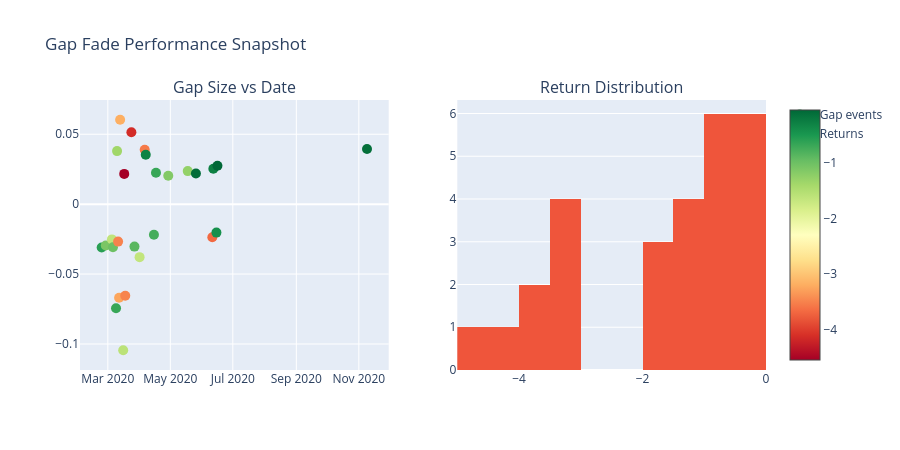

The notebook cell saved with this chart:
### Markdown cell above
## Step 6: Visualize Gaps and Returns

Scatter gaps over time (color = P&L) and display the return distribution. Save under `graphs/gap_fade_signals.html` like the other demos.

### Code cell
graphs_dir = Path("graphs")
graphs_dir.mkdir(exist_ok=True)

if signals_df.empty:
    print("No gap trades were generated; skipping plot export.")
else:
    fig = make_subplots(rows=1, cols=2, subplot_titles=(
        "Gap Size vs Date",
        "Return Distribution"
    ))

    fig.add_trace(
        go.Scatter(
            x=signals_df["date"],
            y=signals_df["gap_pct"],
            mode="markers",
            marker=dict(
                size=10,
                color=signals_df["return_pct"],
                colorscale="RdYlGn",
                showscale=True,
            ),
            text=[f"{d}: {ret:.2f}%" for d, ret in zip(signals_df["direction"], signals_df["return_pct"])],
            name="Gap events",
        ),
        row=1,
        col=1,
    )

    fig.add_trace(
        go.Histogram(x=signals_df["return_pct"], nbinsx=20, name="Returns"),
        row=1,
        col=2,
    )

    fig.update_layout(height=450, title="Gap Fade Performance Snapshot")
    output_path = graphs_dir / "gap_fade_signals.html"
    fig.write_html(output_path)
    fig.show()
    print(f"Saved interactive figure to {output_path}")

### Figure 1 — Plotly figure (JSON) as saved in the notebook; plotly's stock layout.template omitted (floating-point values rounded to 4 significant figures)
{"data": [{"marker": {"color": [-0.588, -1.095, -1.63, -0.9961, -0.672, -1.363, -3.498, -3.25, -3.189, -1.584, -4.542, -3.484, -4.129, -0.8765, -1.645, -3.553, -0.299, -0.7602, -0.6728, -1.149, -1.263, -0.08612, -3.676, -0.2725, -0.4295, -0.05072, -0.1126], "colorscale": [[0, "rgb(165,0,38)"], [0.1, "rgb(215,48,39)"], [0.2, "rgb(244,109,67)"], [0.3, "rgb(253,174,97)"], [0.4, "rgb(254,224,139)"], [0.5, "rgb(255,255,191)"], [0.6, "rgb(217,239,139)"], [0.7, "rgb(166,217,106)"], [0.8, "rgb(102,189,99)"], [0.9, "rgb(26,152,80)"], [1, "rgb(0,104,55)"]], "showscale": true, "size": 10}, "mode": "markers", "name": "Gap events", "text": ["long: -0.59%", "long: -1.09%", "long: -1.63%", "long: -1.00%", "long: -0.67%", "short: -1.36%", "long: -3.50%", "long: -3.25%", "short: -3.19%", "long: -1.58%", "short: -4.54%", "long: -3.48%", "short: -4.13%", "long: -0.88%", "long: -1.65%", "short: -3.55%", "short: -0.30%", "long: -0.76%", "short: -0.67%", "short: -1.15%", "short: -1.26%", "short: -0.09%", "long: -3.68%", "short: -0.27%", "long: -0.43%", "short: -0.05%", "short: -0.11%"], "type": "scatter", "x": ["2020-02-24T00:00:00.000000000", "2020-02-28T00:00:00.000000000", "2020-03-05T00:00:00.000000000", "2020-03-06T00:00:00.000000000", "2020-03-09T00:00:00.000000000", "2020-03-10T00:00:00.000000000", "2020-03-11T00:00:00.000000000", "2020-03-12T00:00:00.000000000", "2020-03-13T00:00:00.000000000", "2020-03-16T00:00:00.000000000", "2020-03-17T00:00:00.000000000", "2020-03-18T00:00:00.000000000", "2020-03-24T00:00:00.000000000", "2020-03-27T00:00:00.000000000", "2020-04-01T00:00:00.000000000", "2020-04-06T00:00:00.000000000", "2020-04-07T00:00:00.000000000", "2020-04-15T00:00:00.000000000", "2020-04-17T00:00:00.000000000", "2020-04-29T00:00:00.000000000", "2020-05-18T00:00:00.000000000", "2020-05-26T00:00:00.000000000", "2020-06-11T00:00:00.000000000", "2020-06-12T00:00:00.000000000", "2020-06-15T00:00:00.000000000", "2020-06-16T00:00:00.000000000", "2020-11-09T00:00:00.000000000"], "xaxis": "x", "y": [-0.03101, -0.02961, -0.02519, -0.03078, -0.0745, 0.03796, -0.02677, -0.06692, 0.06038, -0.1045, 0.02164, -0.06547, 0.05145, -0.03036, -0.03791, 0.03888, 0.0353, -0.02192, 0.0225, 0.0203, 0.02365, 0.02197, -0.02364, 0.02538, -0.02035, 0.02745, 0.03944], "yaxis": "y"}, {"name": "Returns", "nbinsx": 20, "type": "histogram", "x": [-0.588, -1.095, -1.63, -0.9961, -0.672, -1.363, -3.498, -3.25, -3.189, -1.584, -4.542, -3.484, -4.129, -0.8765, -1.645, -3.553, -0.299, -0.7602, -0.6728, -1.149, -1.263, -0.08612, -3.676, -0.2725, -0.4295, -0.05072, -0.1126], "xaxis": "x2", "yaxis": "y2"}], "layout": {"annotations": [{"font": {"size": 16}, "showarrow": false, "text": "Gap Size vs Date", "x": 0.225, "xanchor": "center", "xref": "paper", "y": 1, "yanchor": "bottom", "yref": "paper"}, {"font": {"size": 16}, "showarrow": false, "text": "Return Distribution", "x": 0.775, "xanchor": "center", "xref": "paper", "y": 1, "yanchor": "bottom", "yref": "paper"}], "height": 450, "title": {"text": "Gap Fade Performance Snapshot"}, "xaxis": {"anchor": "y", "domain": [0, 0.45]}, "xaxis2": {"anchor": "y2", "domain": [0.55, 1]}, "yaxis": {"anchor": "x", "domain": [0, 1]}, "yaxis2": {"anchor": "x2", "domain": [0, 1]}}}
